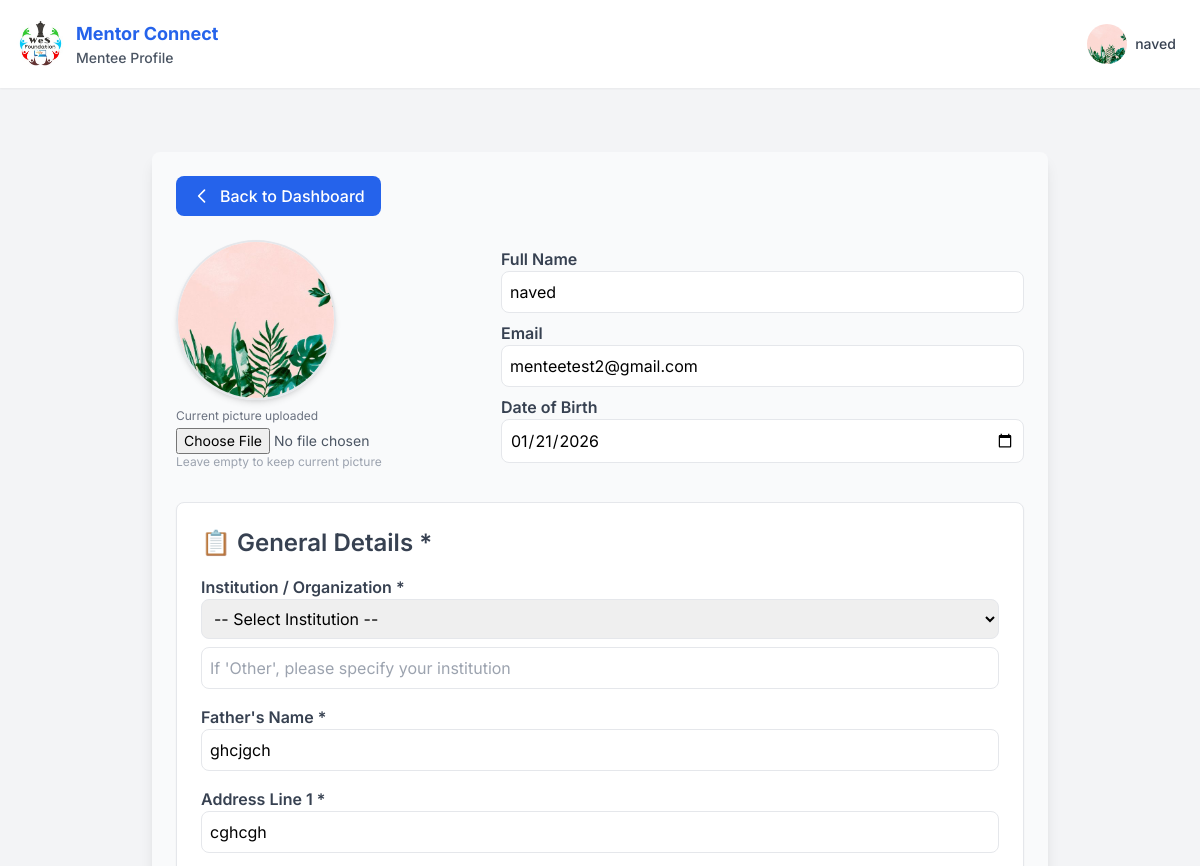
The app's page /editmenteeprofile (signed in, upper part), older data.
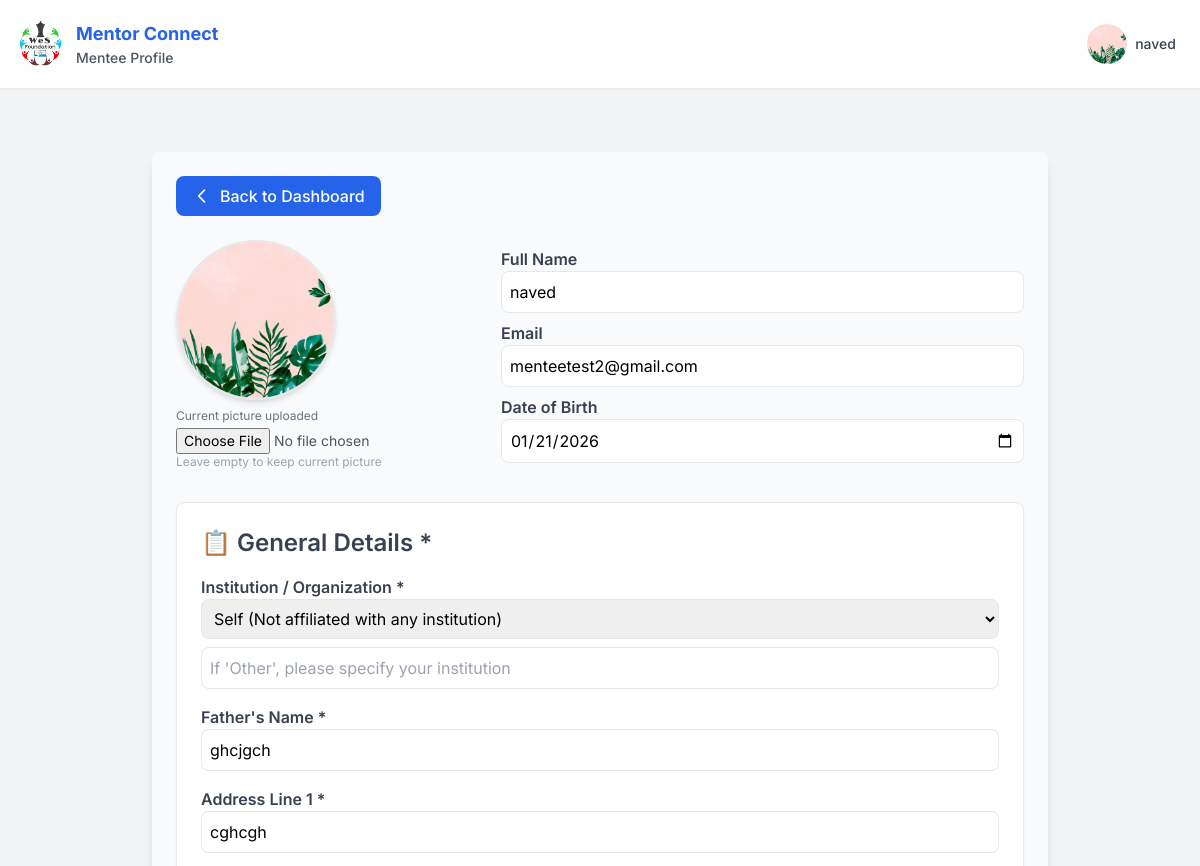
The same page, newer data.
### app.py (models this page shows)
class MenteeProfile(db.Model):
    __tablename__ = "mentee_profile"
    id = db.Column(db.Integer, primary_key=True)
    user_id = db.Column(db.Integer, db.ForeignKey("signup_details.id"), nullable=False)
    who_am_i = db.Column(db.String(50))  # student, professional, entrepreneur, freelancer, career_break
    education_level = db.Column(db.String(50))
    institution_name = db.Column(db.String(150))
    board_university = db.Column(db.String(100))
    course_stream = db.Column(db.String(100))
    school_name = db.Column(db.String(150))
    school_board = db.Column(db.String(100))
    school_passing_year = db.Column(db.String(10))
    career_interest = db.Column(db.String(100))
    current_role = db.Column(db.String(100))
    industry = db.Column(db.String(100))
    years_experience = db.Column(db.String(10))
    current_organization = db.Column(db.String(150))
    key_skills = db.Column(db.Text)
    career_goal = db.Column(db.String(100))
    startup_stage = db.Column(db.String(50))
    startup_name = db.Column(db.String(150))
    startup_industry = db.Column(db.String(150))
    team_size = db.Column(db.String(10))
    main_challenge = db.Column(db.Text)
    mentorship_type = db.Column(db.String(100))
    freelance_skill = db.Column(db.String(150))
    freelance_experience = db.Column(db.String(50))
    freelance_platforms = db.Column(db.String(200))
    freelance_challenge = db.Column(db.String(100))
    last_role = db.Column(db.String(150))
    career_break_reason = db.Column(db.String(200))
    restart_field = db.Column(db.String(150))
    support_expected = db.Column(db.String(100))
    dob = db.Column(db.String(20))
    father_name = db.Column(db.String(150))
    address_line1 = db.Column(db.String(200))
    address_line2 = db.Column(db.String(200))
    city = db.Column(db.String(100))
    state = db.Column(db.String(100))
    postal_code = db.Column(db.String(20))
    country = db.Column(db.String(100))
    institution = db.Column(db.String(150))
    institution_other = db.Column(db.String(150))
    school_college_name = db.Column(db.String(150))
    mobile_number = db.Column(db.String(20))
    whatsapp_number = db.Column(db.String(20))
    govt_private = db.Column(db.String(50))
    stream = db.Column(db.String(100))
    class_year = db.Column(db.String(50))
    favourite_subject = db.Column(db.String(100))
    goal = db.Column(db.Text)
    parent_name = db.Column(db.String(150))
    parent_mobile = db.Column(db.String(20))
    comments = db.Column(db.Text)
    mentorship_expectations = db.Column(db.Text)
    terms_agreement = db.Column(db.String(10))  # Yes / No
    profile_picture = db.Column(db.String(100))  # store image filename
    status = db.Column(db.String(20), default="pending")
    user = db.relationship("User", backref="mentee_profile", uselist=False)

### app.py (the view, shortened to what this page needs)
@app.route("/editmenteeprofile", methods=["GET", "POST"])
def editmenteeprofile():
    if "email" not in session or session.get("user_type") != "2":
        return redirect(url_for("signin"))
    user = User.query.filter_by(email=session["email"]).first()
    profile = MenteeProfile.query.filter_by(user_id=user.id).first()
    institutions = Institution.query.filter_by(status="active").all()
    return render_template(
        "mentee/editmenteeprofile.html",
        full_name=user.name,
        email=user.email,
        institutions=institutions,
        dob=profile.dob if profile else "",
        mobile_number=profile.mobile_number if profile else "",
        mobile_country_code="+91",
        whatsapp_number=profile.whatsapp_number if profile else "",
        whatsapp_country_code="+91",
        who_am_i=profile.who_am_i if profile and profile.who_am_i else None,
        father_name=profile.father_name if profile else "",
        address_line1=profile.address_line1 if profile else "",
        address_line2=profile.address_line2 if profile else "",
        city=profile.city if profile else "",
        state=profile.state if profile else "",
        postal_code=profile.postal_code if profile else "",
        country=profile.country if profile else "",
        institution=profile.institution if profile else "",
        institution_other=profile.institution_other if profile else "",
        education_level=profile.education_level if profile else "",
        institution_name=profile.institution_name if profile else "",
        board_university=profile.board_university if profile else "",
        course_stream=profile.course_stream if profile else "",
        class_year=profile.class_year if profile else "",
        favourite_subject=profile.favourite_subject if profile else "",
        career_interest=profile.career_interest if profile else "",
        school_name=profile.school_name if profile else "",
        school_board=profile.school_board if profile else "",
        school_passing_year=profile.school_passing_year if profile else "",
        current_role=profile.current_role if profile else "",
        industry=profile.industry if profile else "",
        years_experience=profile.years_experience if profile else "",
        current_organization=profile.current_organization if profile else "",
        key_skills=profile.key_skills if profile else "",
        career_goal=profile.career_goal if profile else "",
        startup_stage=profile.startup_stage if profile else "",
        startup_name=profile.startup_name if profile else "",
        startup_industry=profile.startup_industry if profile else "",
        team_size=profile.team_size if profile else "",
        main_challenge=profile.main_challenge if profile else "",
        mentorship_type=profile.mentorship_type if profile else "",
        freelance_skill=profile.freelance_skill if profile else "",
        freelance_experience=profile.freelance_experience if profile else "",
        freelance_platforms=profile.freelance_platforms if profile else "",
        freelance_challenge=profile.freelance_challenge if profile else "",
        last_role=profile.last_role if profile else "",
        career_break_reason=profile.career_break_reason if profile else "",
        restart_field=profile.restart_field if profile else "",
        support_expected=profile.support_expected if profile else "",
        mentorship_expectations=profile.mentorship_expectations if profile else "",
        terms_agreement=profile.terms_agreement if profile else "",
        profile_picture=profile.profile_picture if profile else None
    )

### app.py (called while the page is built)
@app.context_processor
def inject_profile_complete():
    profile_complete = True  # Default to True (no popup)
    if "email" in session and session.get("user_type") in ["1", "2"]:
        user = User.query.filter_by(email=session["email"]).first()
        if user:
            profile_complete = check_profile_complete(user.id, session.get("user_type"))
    return dict(profile_complete=profile_complete)

### templates/mentee/editmenteeprofile.html (shortened to what this page needs)
{% extends "base2.html" %}
{% block user %}Mentee Profile{% endblock %}
{% block content %}
<div class="max-w-4xl mx-auto mt-8 p-6 bg-gray-50 rounded-lg shadow-lg">
    <div class="mb-6">
        <a href="{{ url_for('menteedashboard') }}" class="inline-flex items-center px-4 py-2 bg-blue-600 text-white rounded-lg hover:bg-blue-700 transition font-medium">
            <svg xmlns="http://www.w3.org/2000/svg" class="h-5 w-5 mr-2" fill="none" viewBox="0 0 24 24" stroke="currentColor">
                <path stroke-linecap="round" stroke-linejoin="round" stroke-width="2" d="M15 19l-7-7 7-7" />
            </svg>
            Back to Dashboard
        </a>
    </div>
    <form id="menteeProfileForm" action="{{ url_for('editmenteeprofile') }}" method="POST" enctype="multipart/form-data" class="space-y-6" onsubmit="return validateMenteeForm()" novalidate>
        <div class="flex flex-col items-center md:flex-row md:items-center md:justify-start space-y-4 md:space-y-0 md:space-x-6 mb-8">
            <div>
                {% if profile_picture %}
                <img src="{{ url_for('static', filename='uploads/' + profile_picture) }}"
                     alt="Profile Picture"
                     class="w-32 h-32 md:w-40 md:h-40 object-cover rounded-full shadow-md border-2 border-gray-200 mb-2">
                <p class="text-xs text-gray-500 mb-1">Current picture uploaded</p>
                <input type="file" name="profile_picture" class="block text-sm text-gray-600" accept="image/*">
                <p class="text-xs text-gray-400">Leave empty to keep current picture</p>
                {% endif %}
            </div>
            <div class="text-center md:text-left w-full">
                <label class="block text-gray-700 font-semibold">Full Name</label>
                <input type="text" name="full_name" value="{{ full_name }}" class="w-full p-2 border rounded-lg" readonly>
                <label class="block text-gray-700 font-semibold mt-2">Email</label>
                <input type="email" name="email" value="{{ email }}" class="w-full p-2 border rounded-lg" readonly>
                <label class="block text-gray-700 font-semibold mt-2">Date of Birth</label>
                <input type="date" name="dob" value="{{ dob or '' }}" class="w-full p-2 border rounded-lg">
            </div>
        </div>
        <div class="bg-white p-6 rounded-lg shadow-sm border border-gray-200">
            <h3 class="text-2xl font-semibold text-gray-700 mb-4">📋 General Details *</h3>
            <div class="grid grid-cols-1 md:grid-cols-2 gap-4">
                <div class="md:col-span-2">
                    <label class="block text-gray-700 font-semibold">Institution / Organization *</label>
                    <select name="institution" class="w-full p-2 border rounded-lg focus:outline-none focus:ring-2 focus:ring-blue-500">
                        <option value="">-- Select Institution --</option>
                        <option value="Self" {% if institution == 'Self' %}selected{% endif %}>Self (Not affiliated with any institution)</option>
                    </select>
                    <input type="text" name="institution_other" value="{{ institution_other or '' }}" class="w-full p-2 border rounded-lg mt-2" placeholder="If 'Other', please specify your institution">
                </div>
                <div class="md:col-span-2">
                    <label class="block text-gray-700 font-semibold">Father's Name *</label>
                    <input type="text" name="father_name" value="{{ father_name or '' }}" class="w-full p-2 border rounded-lg" placeholder="Father's full name">
                </div>
                <div class="md:col-span-2">
                    <label class="block text-gray-700 font-semibold">Address Line 1 *</label>
                    <input type="text" name="address_line1" value="{{ address_line1 or '' }}" class="w-full p-2 border rounded-lg" placeholder="Street address, P.O. box">
                </div>
            </div>
        </div>
    </form>
</div>
{% endblock %}

### templates/base2.html (shortened to what this page needs)
<!DOCTYPE html>
<html lang="en">
<head>
    <script src="https://cdn.tailwindcss.com"></script>
    <link href='https://cdn.jsdelivr.net/npm/fullcalendar@5.11.3/main.min.css' rel='stylesheet' />
</head>
<body class="flex flex-col h-screen overflow-hidden">
    <nav class="bg-white shadow-sm p-4 flex justify-between items-center z-10">
        <div class="flex items-center space-x-2">
            <a href="
            {% if session.get('user_type') == '0' %}
                {{ url_for('supervisordashboard') }}
            {% elif session.get('user_type') == '1' %}
                {{ url_for('mentordashboard') }}
            {% elif session.get('user_type') == '2' %}
                {{ url_for('menteedashboard') }}
            {% elif session.get('user_type') == '3' %}
                {{ url_for('institutiondashboard') }}
            {% else %}
                {{ url_for('home') }}
            {% endif %}
            " class="flex items-center">
                <img src="{{ url_for('static', filename='img/logo.jpg') }}" alt="LOGO" class="h-12 w-12 rounded-full mr-3">
                <div class="flex flex-col">
                    <span class="text-lg font-bold text-blue-600"> Mentor Connect</span>
                    <span class="text-sm font-medium text-gray-600">{% block user %}{% endblock %}</span>
                </div>
            </a>
        </div>
        <div class="relative">
            <button id="profile-dropdown-btn" class="group flex items-center space-x-2 p-2 rounded-full hover:bg-gray-600 hover:text-white transition-colors duration-200 focus:outline-none focus:ring focus:ring-blue-300">
                <div class="top-right-profile">
                    {% if current_user_profile_pic and current_user_profile_pic != 'default.png' %}
                        <img src="{{ url_for('static', filename='uploads/' + current_user_profile_pic) }}"
                             alt="Profile Picture" class="w-10 h-10 rounded-full object-cover">
                    {% else %}
                        <img src="{{ url_for('static', filename='uploads/default.png') }}"
                             alt="Profile Picture" class="w-10 h-10 rounded-full object-cover">
                    {% endif %}
                </div>
                <span class="text-sm font-medium text-gray-700 group-hover:text-white hidden sm:block">{{ session.get('user_name') or session.get('email') }}</span>
            </button>
        </div>
    </nav>
    <div class="flex flex-1 overflow-hidden">
        <main class="flex-1 p-8 overflow-y-auto pb-40">
            {% block content %}{% endblock %}
        </main>
    </div>
</body>
</html>

Row changes from the older to the newer data that the page shows:
changed MenteeProfile "ghcjgch": institution (not shown) → "Self (Not affiliated with any institution)"
Text that changed along with them:
form field institution: "-- Select Institution --" → (not shown)
